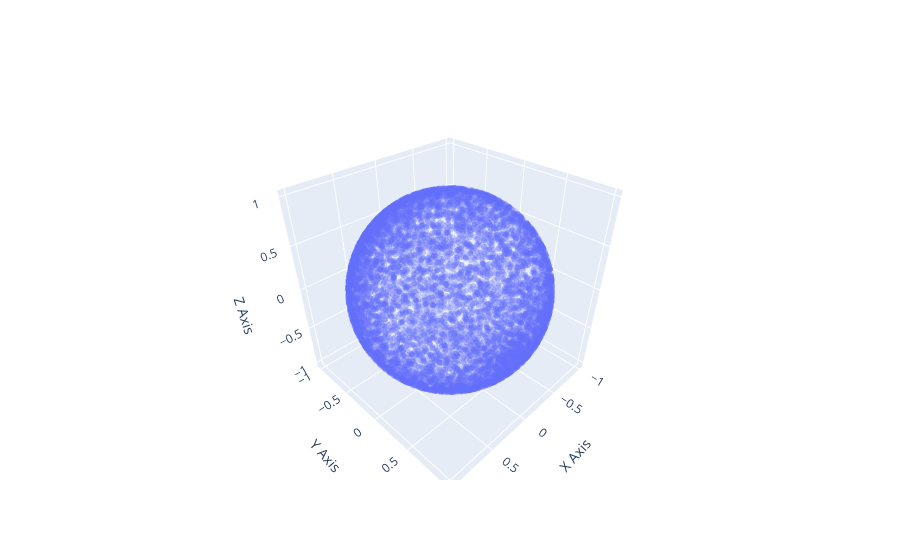

The notebook cell saved with this chart:
### Code cell
import copy

normal_vq_weights = copy.deepcopy(vq_weights)
# normalize the weights by project it into the unit sphere
normal_vq_weights /= np.linalg.norm(normal_vq_weights, axis=1)[:, np.newaxis]
print(normal_vq_weights.shape)
visualize_embeddings(normal_vq_weights)

### Figure 1 — Plotly figure (JSON) as saved in the notebook; plotly's stock layout.template omitted (floating-point values rounded to 4 significant figures; data arrays with more than 128 entries replaced by an {"elided": "..."} marker saying what was removed)
{"data": [{"marker": {"opacity": 0.3, "size": 2}, "mode": "markers", "type": "scatter3d", "x": {"elided": "8192 float values"}, "y": {"elided": "8192 float values"}, "z": {"elided": "8192 float values"}}], "layout": {"scene": {"xaxis": {"title": {"text": "X Axis"}}, "yaxis": {"title": {"text": "Y Axis"}}, "zaxis": {"title": {"text": "Z Axis"}}}}}
